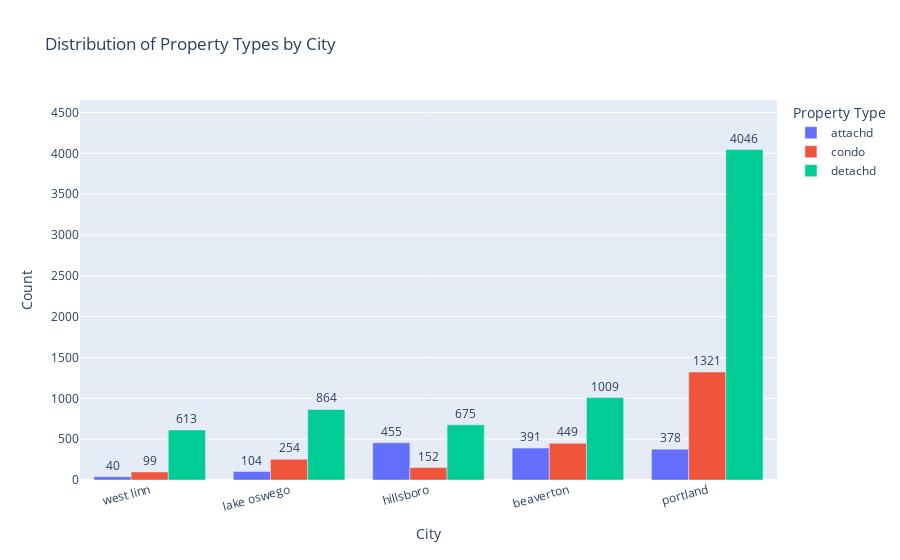

The code cell stored with this chart in its notebook:
### Markdown cell above
## 2.3 `property_type` Distribution Per City

### Code cell
# Count property_type by city
counts = (
    data.groupby(["city", "property_type"])
        .size()
        .reset_index(name="count")
)

# Order cities by total volume
city_order = (
    counts.groupby("city")["count"].sum()
          .sort_values(ascending=True)
          .index.tolist()
)

# Grouped bar chart
fig = px.bar(
    counts,
    x="city",
    y="count",
    color="property_type",
    barmode="group",  # use "stack" if you prefer stacked bars
    text="count",
    category_orders={"city": city_order},
    title="Distribution of Property Types by City"
)

# Formatting
ymax = counts["count"].max()
fig.update_yaxes(range=[0, ymax * 1.15])  # space for labels
fig.update_traces(textposition="outside")
fig.update_layout(
    xaxis_title="City",
    yaxis_title="Count",
    legend_title="Property Type",
    xaxis_tickangle=-15
)

# Save image
fig.show()
fig.write_image("distribution_property_type_by_city.png", scale=2)

### Figure 1 — Plotly figure (JSON) as saved in the notebook; plotly's stock layout.template omitted (floating-point values rounded to 4 significant figures)
{"data": [{"alignmentgroup": "True", "hovertemplate": "property_type=attachd<br>city=%{x}<br>count=%{text}<extra></extra>", "legendgroup": "attachd", "marker": {"color": "#636efa", "pattern": {"shape": ""}}, "name": "attachd", "offsetgroup": "attachd", "orientation": "v", "showlegend": true, "text": [391.0, 455.0, 104.0, 378.0, 40.0], "textposition": "outside", "type": "bar", "x": ["beaverton", "hillsboro", "lake oswego", "portland", "west linn"], "xaxis": "x", "y": [391, 455, 104, 378, 40], "yaxis": "y"}, {"alignmentgroup": "True", "hovertemplate": "property_type=condo<br>city=%{x}<br>count=%{text}<extra></extra>", "legendgroup": "condo", "marker": {"color": "#EF553B", "pattern": {"shape": ""}}, "name": "condo", "offsetgroup": "condo", "orientation": "v", "showlegend": true, "text": [449.0, 152.0, 254.0, 1321.0, 99.0], "textposition": "outside", "type": "bar", "x": ["beaverton", "hillsboro", "lake oswego", "portland", "west linn"], "xaxis": "x", "y": [449, 152, 254, 1321, 99], "yaxis": "y"}, {"alignmentgroup": "True", "hovertemplate": "property_type=detachd<br>city=%{x}<br>count=%{text}<extra></extra>", "legendgroup": "detachd", "marker": {"color": "#00cc96", "pattern": {"shape": ""}}, "name": "detachd", "offsetgroup": "detachd", "orientation": "v", "showlegend": true, "text": [1009.0, 675.0, 864.0, 4046.0, 613.0], "textposition": "outside", "type": "bar", "x": ["beaverton", "hillsboro", "lake oswego", "portland", "west linn"], "xaxis": "x", "y": [1009, 675, 864, 4046, 613], "yaxis": "y"}], "layout": {"barmode": "group", "legend": {"title": {"text": "Property Type"}, "tracegroupgap": 0}, "title": {"text": "Distribution of Property Types by City"}, "xaxis": {"anchor": "y", "categoryarray": ["west linn", "lake oswego", "hillsboro", "beaverton", "portland"], "categoryorder": "array", "domain": [0, 1], "tickangle": -15, "title": {"text": "City"}}, "yaxis": {"anchor": "x", "domain": [0, 1], "range": [0, 4653.0], "title": {"text": "Count"}}}}
